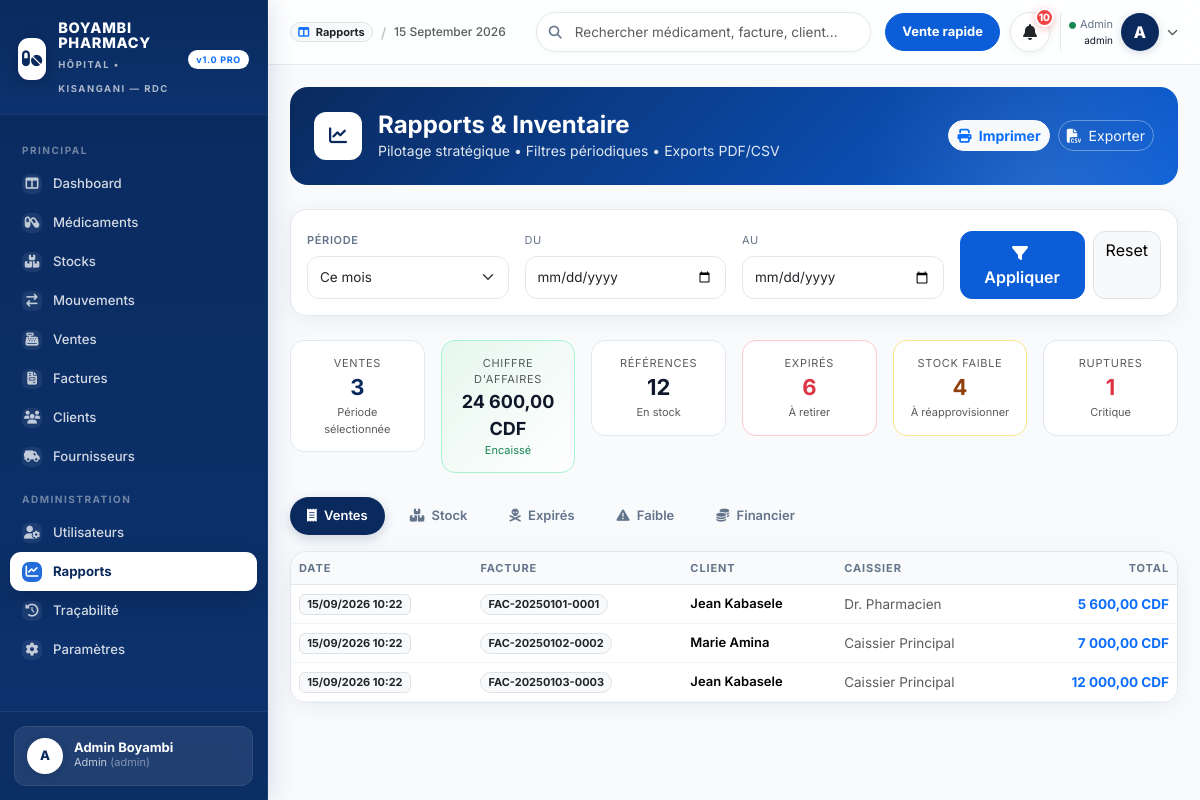
/reports.php (signed in), run on the app's committed database.
### tables this page shows
CREATE TABLE sales (
  id INT AUTO_INCREMENT PRIMARY KEY,
  invoice_number VARCHAR(30) NOT NULL UNIQUE,
  customer_id INT NULL,
  user_id INT NULL,
  subtotal DECIMAL(12,2) NOT NULL DEFAULT 0,
  discount DECIMAL(12,2) NOT NULL DEFAULT 0,
  total DECIMAL(12,2) NOT NULL DEFAULT 0,
  payment_method ENUM('especes','mobile_money','carte','credit') DEFAULT 'especes',
  status ENUM('completed','cancelled') DEFAULT 'completed',
  created_at TIMESTAMP DEFAULT CURRENT_TIMESTAMP,
  FOREIGN KEY (customer_id) REFERENCES customers(id) ON DELETE SET NULL,
  FOREIGN KEY (user_id) REFERENCES users(id) ON DELETE SET NULL,
  INDEX idx_sales_date (created_at)
);

CREATE TABLE customers (
  id INT AUTO_INCREMENT PRIMARY KEY,
  full_name VARCHAR(150) NOT NULL,
  gender ENUM('M','F','Autre') DEFAULT 'M',
  phone VARCHAR(30) NULL,
  address VARCHAR(255) NULL,
  created_at TIMESTAMP DEFAULT CURRENT_TIMESTAMP
);

CREATE TABLE users (
  id INT AUTO_INCREMENT PRIMARY KEY,
  name VARCHAR(120) NOT NULL,
  email VARCHAR(150) NOT NULL UNIQUE,
  password VARCHAR(255) NOT NULL,
  role ENUM('admin','pharmacien','caissier','gestionnaire_stock') NOT NULL DEFAULT 'pharmacien',
  avatar VARCHAR(255) NULL,
  is_active TINYINT(1) DEFAULT 1,
  created_at TIMESTAMP DEFAULT CURRENT_TIMESTAMP,
  updated_at TIMESTAMP DEFAULT CURRENT_TIMESTAMP ON UPDATE CURRENT_TIMESTAMP
);

### config/config.php (called while the page is built, shortened)
<?php
function e($str){ return htmlspecialchars($str ?? '', ENT_QUOTES, 'UTF-8'); }
function money($n){ return number_format((float)$n, 2, ',', ' ') . ' CDF'; }

### reports.php (the view, shortened to what this page needs)
<?php
require_once __DIR__.'/config/database.php';
require_once __DIR__.'/includes/partials/layout.php';
$range=$_GET['range'] ?? 'month';
$from=$_GET['from'] ?? ''; $to=$_GET['to'] ?? '';
$whereSale=" WHERE 1=1 "; $paramsSale=[];
if($range==='today'){ $whereSale.=" AND DATE(s.created_at)=CURDATE() "; }
elseif($range==='week'){ $whereSale.=" AND s.created_at >= DATE_SUB(CURDATE(), INTERVAL 7 DAY) "; }
elseif($range==='month'){ $whereSale.=" AND MONTH(s.created_at)=MONTH(CURDATE()) AND YEAR(s.created_at)=YEAR(CURDATE()) "; }
elseif($range==='year'){ $whereSale.=" AND YEAR(s.created_at)=YEAR(CURDATE()) "; }
elseif($range==='custom' && $from && $to){ $whereSale.=" AND DATE(s.created_at) BETWEEN ? AND ? "; $paramsSale=[$from,$to]; }
$whereSimple = str_replace('s.', '', $whereSale);
$stmt=$pdo->prepare("SELECT COUNT(*) FROM sales $whereSimple"); $stmt->execute($paramsSale); $nbSales=(int)$stmt->fetchColumn();
$stmt=$pdo->prepare("SELECT COALESCE(SUM(total),0) FROM sales $whereSimple"); $stmt->execute($paramsSale); $ca=(float)$stmt->fetchColumn();
$stockTotal=(int)$pdo->query("SELECT COUNT(*) FROM medicines")->fetchColumn();
$expired=(int)$pdo->query("SELECT COUNT(*) FROM medicines WHERE expiry_date < CURDATE()")->fetchColumn();
$low=(int)$pdo->query("SELECT COUNT(*) FROM medicines WHERE quantity>0 AND quantity <= alert_threshold")->fetchColumn();
$out=(int)$pdo->query("SELECT COUNT(*) FROM medicines WHERE quantity<=0")->fetchColumn();
$salesRows=$pdo->prepare("SELECT s.*, c.full_name, u.name as cashier FROM sales s LEFT JOIN customers c ON c.id=s.customer_id LEFT JOIN users u ON u.id=s.user_id $whereSale ORDER BY s.created_at DESC LIMIT 100");
$salesRows->execute($paramsSale); $sales=$salesRows->fetchAll();
?>
<div class="rep-hero p-4 mb-4">
  <div class="d-flex flex-wrap justify-content-between gap-3 align-items-center" style="position:relative; z-index:1">
    <div class="d-flex gap-3 align-items-center">
      <div style="width:48px;height:48px;background:#fff;color:var(--blue-dark);border-radius:12px;display:grid;place-items:center;font-size:18px"><i class="fa-solid fa-chart-line"></i></div>
      <div>
        <h4 class="fw-bold mb-0">Rapports & Inventaire</h4>
        <div class="small" style="opacity:.88">Pilotage stratégique • Filtres périodiques • Exports PDF/CSV</div>
      </div>
    </div>
    <div class="d-flex gap-2">
      <button onclick="window.print()" class="btn btn-light text-primary btn-sm fw-bold" style="border-radius:999px"><i class="fa-solid fa-print me-1"></i> Imprimer</button>
      <a href="reports.php?range=<?= e($range) ?>&from=<?= e($from) ?>&to=<?= e($to) ?>" class="btn btn-outline-light btn-sm" style="border-color:rgba(255,255,255,.35); border-radius:999px"><i class="fa-solid fa-file-csv me-1"></i> Exporter</a>
    </div>
  </div>
</div>
<div class="card mb-4" style="border-radius:16px">
  <div class="card-body">
    <form class="row g-3 align-items-end">
      <div class="col-md-3">
        <label class="form-label small fw-semibold" style="font-size:11px; letter-spacing:.06em; color:var(--gray-500)">PÉRIODE</label>
        <select name="range" class="form-select" style="border-radius:12px"><option value="month" <?= $range=='month'?'selected':'' ?>>Ce mois</option></select>
      </div>
      <div class="col-md-3"><label class="form-label small" style="font-size:11px; letter-spacing:.06em; color:var(--gray-500)">DU</label><input type="date" name="from" value="<?= e($from) ?>" class="form-control" style="border-radius:12px"></div>
      <div class="col-md-3"><label class="form-label small" style="font-size:11px; letter-spacing:.06em; color:var(--gray-500)">AU</label><input type="date" name="to" value="<?= e($to) ?>" class="form-control" style="border-radius:12px"></div>
      <div class="col-md-3 d-flex gap-2"><button class="btn btn-primary flex-fill" style="border-radius:12px"><i class="fa-solid fa-filter me-1"></i> Appliquer</button><a href="reports.php" class="btn btn-light border" style="border-radius:12px">Reset</a></div>
    </form>
  </div>
</div>
<div class="row g-3 mb-4">
  <div class="col-6 col-md-2"><div class="kpi-mini"><div class="small text-muted" style="font-size:11px; letter-spacing:.06em">VENTES</div><div class="fw-bold" style="font-size:22px; color:var(--blue-dark)"><?= $nbSales ?></div><div class="small text-muted" style="font-size:11px">Période sélectionnée</div></div></div>
  <div class="col-6 col-md-2"><div class="kpi-mini" style="background:linear-gradient(135deg,#e6f7ef 0%, #fff 100%); border-color:#a7f3d0"><div class="small text-muted" style="font-size:11px; letter-spacing:.06em">CHIFFRE D'AFFAIRES</div><div class="fw-bold" style="font-size:18px"><?= money($ca) ?></div><div class="small text-success" style="font-size:11px">Encaissé</div></div></div>
  <div class="col-6 col-md-2"><div class="kpi-mini"><div class="small text-muted" style="font-size:11px; letter-spacing:.06em">RÉFÉRENCES</div><div class="fw-bold" style="font-size:22px"><?= $stockTotal ?></div><div class="small text-muted" style="font-size:11px">En stock</div></div></div>
  <div class="col-6 col-md-2"><div class="kpi-mini" style="border-color:#fecaca"><div class="small text-muted" style="font-size:11px; letter-spacing:.06em">EXPIRÉS</div><div class="fw-bold text-danger" style="font-size:22px"><?= $expired ?></div><div class="small text-muted" style="font-size:11px">À retirer</div></div></div>
  <div class="col-6 col-md-2"><div class="kpi-mini" style="border-color:#fde68a"><div class="small text-muted" style="font-size:11px; letter-spacing:.06em">STOCK FAIBLE</div><div class="fw-bold" style="color:#92400e; font-size:22px"><?= $low ?></div><div class="small text-muted" style="font-size:11px">À réapprovisionner</div></div></div>
  <div class="col-6 col-md-2"><div class="kpi-mini"><div class="small text-muted" style="font-size:11px; letter-spacing:.06em">RUPTURES</div><div class="fw-bold text-danger" style="font-size:22px"><?= $out ?></div><div class="small text-muted" style="font-size:11px">Critique</div></div></div>
</div>
<ul class="nav nav-pills mb-3 gap-2" role="tablist">
  <li class="nav-item"><button class="nav-link active" data-bs-toggle="pill" data-bs-target="#p-sales"><i class="fa-solid fa-receipt me-1"></i> Ventes</button></li>
  <li class="nav-item"><button class="nav-link" data-bs-toggle="pill" data-bs-target="#p-stock"><i class="fa-solid fa-boxes-stacked me-1"></i> Stock</button></li>
  <li class="nav-item"><button class="nav-link" data-bs-toggle="pill" data-bs-target="#p-exp"><i class="fa-solid fa-skull-crossbones me-1"></i> Expirés</button></li>
  <li class="nav-item"><button class="nav-link" data-bs-toggle="pill" data-bs-target="#p-low"><i class="fa-solid fa-triangle-exclamation me-1"></i> Faible</button></li>
  <li class="nav-item"><button class="nav-link" data-bs-toggle="pill" data-bs-target="#p-fin"><i class="fa-solid fa-coins me-1"></i> Financier</button></li>
</ul>
<div class="tab-content">
  <div class="tab-pane fade show active" id="p-sales">
    <div class="card" style="border-radius:16px; overflow:hidden"><div class="table-responsive"><table class="table table-hover mb-0">
      <thead><tr><th>Date</th><th>Facture</th><th>Client</th><th>Caissier</th><th class="text-end">Total</th></tr></thead>
      <tbody><?php foreach($sales as $s): ?><tr><td class="small"><span class="badge bg-light border text-dark" style="font-size:11px"><?= date('d/m/Y H:i', strtotime($s['created_at'])) ?></span></td><td><span class="badge bg-light border text-dark" style="border-radius:999px; font-size:11px"><?= e($s['invoice_number']) ?></span></td><td class="fw-semibold" style="font-size:13px"><?= e($s['full_name'] ?? 'Comptoir') ?></td><td class="small text-muted"><?= e($s['cashier']) ?></td><td class="text-end fw-bold text-primary"><?= money($s['total']) ?></td></tr><?php endforeach; ?><?php if(!$sales): ?><tr><td colspan="5" class="text-center py-4 text-muted">Aucune vente sur la période.</td></tr><?php endif; ?></tbody>
    </table></div></div>
  </div>
</div>

### assets/css/style.css (style rules this page uses)
:root { --blue:#0b5ed7; --blue-dark:#0a2a5e; --blue-light:#e8f0fe; --blue-mid:#3b82f6; --green:#10b981; --green-light:#e6f7ef; --orange:#f59e0b; --orange-light:#fff7e6; --red:#ef4444; --red-light:#fee2e2; --gray-50:#f8fafc; --gray-100:#f1f5f9; --gray-200:#e2e8f0; --gray-300:#cbd5e1; --gray-500:#64748b; --gray-700:#334155; --gray-900:#0f172a; --radius:14px; --radius-sm:10px; --shadow:0 4px 24px rgba(15,23,42,.06); --shadow-lg:0 10px 40px rgba(15,23,42,.10); }
* { font-family:'Inter',system-ui,-apple-system,Segoe UI,Roboto,Helvetica,Arial,sans-serif }
body { background:var(--gray-50); color:var(--gray-900); }
a { text-decoration:none }
.card { border:1px solid var(--gray-200); border-radius:var(--radius); box-shadow:var(--shadow); overflow:hidden }
.table thead th { font-size:11px; letter-spacing:.08em; text-transform:uppercase; color:var(--gray-500); font-weight:700; background:var(--gray-50); border-bottom:1px solid var(--gray-200); white-space:nowrap }
.table tbody td { vertical-align:middle; font-size:13.5px; border-bottom:1px solid #f1f5f9 }
.btn-primary { background:var(--blue); border-color:var(--blue); border-radius:10px; font-weight:600; padding:9px 16px }
.form-control,.form-select { border-radius:10px; border:1px solid var(--gray-200); padding:10px 12px; font-size:13.5px }

### reports.php (style rules this page uses)
.rep-hero { background:linear-gradient(135deg,#0a2a5e 0%, #0b5ed7 100%); border-radius:18px; color:#fff; position:relative; overflow:hidden }
.rep-hero::after { content:""; position:absolute; width:380px; height:380px; background:radial-gradient(circle, rgba(255,255,255,.11), transparent 70%); right:-60px; top:-80px }
.kpi-mini { border-radius:14px; border:1px solid var(--gray-200); background:#fff; padding:14px; text-align:center; transition:.15s }
.nav-pills .nav-link { border-radius:999px; font-size:13px; font-weight:600; padding:8px 16px; color:var(--gray-500); border:1px solid transparent }
.nav-pills .nav-link.active { background:var(--blue-dark); color:#fff; box-shadow:0 4px 12px rgba(10,42,94,.18) }

### data on the page
sales: created_at "15/09/2026 10:22", invoice_number "FAC-20250101-0001", customer.full_name "Jean Kabasele", user.name "Dr. Pharmacien", total "5 600,00 CDF"
sales: created_at "15/09/2026 10:22", invoice_number "FAC-20250102-0002", customer.full_name "Marie Amina", user.name "Caissier Principal", total "7 000,00 CDF"
sales: created_at "15/09/2026 10:22", invoice_number "FAC-20250103-0003", customer.full_name "Jean Kabasele", user.name "Caissier Principal", total "12 000,00 CDF"

### other printed values
substr($user['name'],0,1) "A"
$user['name'] "Admin Boyambi"
roleLabel($user['role']) "Admin"
$user['role'] "admin"
$title "Rapports"
$alertCount "10"
$nbSales "3"
money($ca) "24 600,00 CDF"
$stockTotal "12"
$expired "6"
$low "4"
$out "1"
